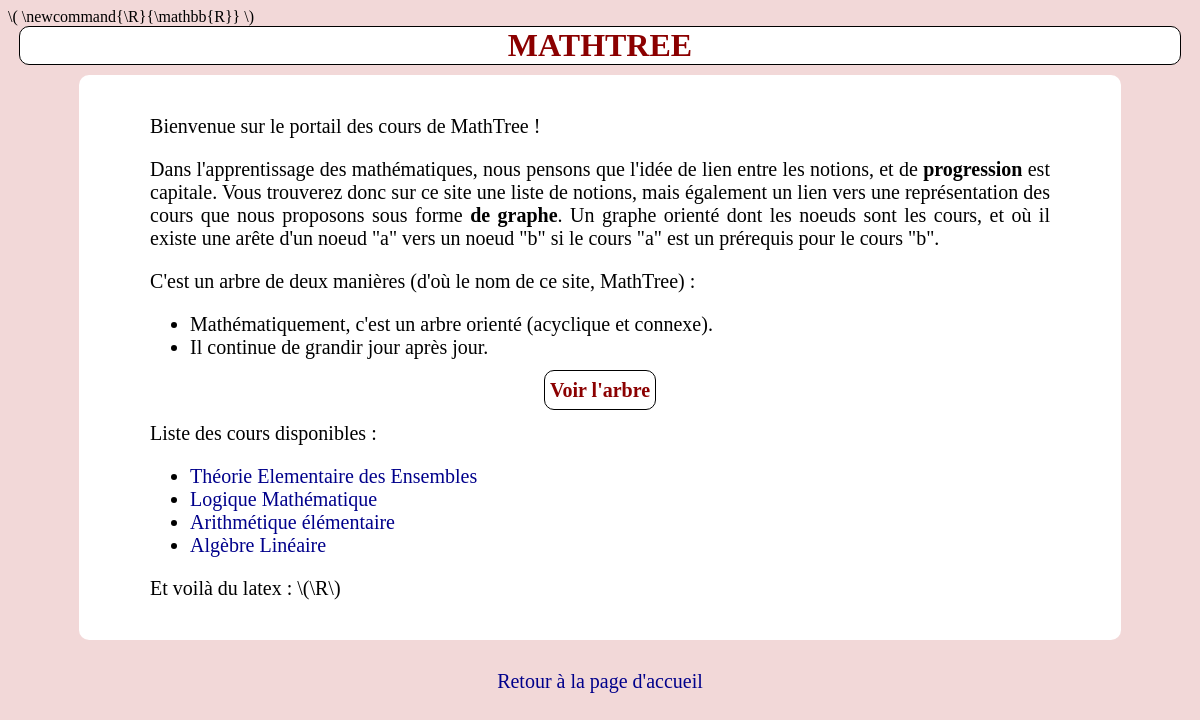
Page /courses/ on the committed database.
### Courses/models.py (models this page shows, shortened)
class Course(models.Model) :
    name = models.CharField(max_length = big_number)
    x_position = models.FloatField(default=0)
    y_position = models.FloatField(default=0)
    description = models.TextField(default = "")

### Courses/views.py (the view)
# urls.py: path('', views.courses.as_view(), name = "courses"),
class courses(ListView) :
    template_name = 'Courses/courses.html'
    context_object_name = 'Courses_list'
    def get_queryset(self) :
        return Course.objects.all()

### Courses/templates/Courses/courses.html
{% extends "Courses/courses_base.html" %}
{% block content_ %}
<p> Bienvenue sur le portail des cours de MathTree !</p>
<p>Dans l'apprentissage des mathématiques, nous pensons que l'idée de lien entre les notions, et de <strong>progression</strong> est capitale. Vous trouverez donc sur ce site une liste de notions, mais également un lien vers une représentation des cours que nous proposons sous forme <strong>de graphe</strong>. Un graphe orienté dont les noeuds sont les cours, et où il existe une arête d'un noeud "a" vers un noeud "b" si le cours "a" est un prérequis pour le cours "b".</p>
<p>C'est un arbre de deux manières (d'où le nom de ce site, MathTree) : </p>
<ul>
    <li>Mathématiquement, c'est un arbre orienté (acyclique et connexe).</li>
    <li>Il continue de grandir jour après jour.</li>
</ul>
<div class="center"><a href="{% url 'general_tree_view' %}" class="link_button">Voir l'arbre</a></div>
<div class="course_list">
<p>Liste des cours disponibles :</p>
{% if Courses_list %}
    <ul>
        {% for course in Courses_list %}
        <li><a href="{% url 'course_view' course.name %}" title="{% for chapter in course.chapter_set.all %}{{forloop.counter}}. {{chapter.name}}&#10;{% endfor %}">{{course.name}}</a></li>
        {% endfor %}
    </ul>
{% endif %}
</div>
<p>Et voilà du latex : \(\R\) </p>
{% endblock %}

### HomePage/static/HomePage/style.css (style rules this page uses)
a.link_button { text-align: center; border: solid black 1.5px; border-radius: 10px; padding: 8px 5px; font-weight: 550; text-decoration: none; }
a.link_button:link { color: darkred; }
.center { text-align: center; }
.course_list a { color:darkblue; text-decoration: none; }

### rows in the picture
Course: name "Théorie Elementaire des Ensembles"
Course: name "Logique Mathématique"
Course: name "Arithmétique élémentaire"
Course: name "Algèbre Linéaire"
